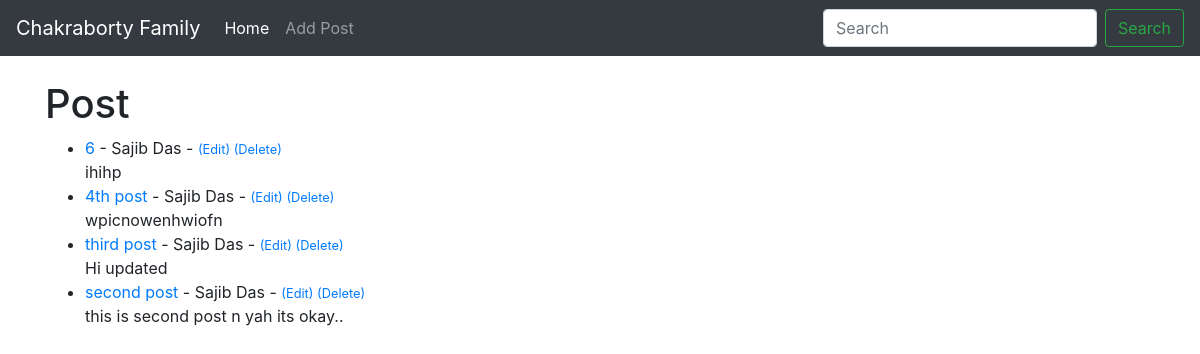
The page / on the database its author committed.
### theblog/models.py (models this page shows, shortened)
class Post(models.Model):
    title = models.CharField(max_length=255)
    title_tag = models.CharField(max_length=255, default='CHAKRABORTY FAMILY BLOG')
    author = models.ForeignKey(User, on_delete=models.CASCADE)
    body = models.TextField()

### theblog/views.py (the view)
# urls.py: path('', HomeView.as_view(), name='home'),
class HomeView(ListView):
    model = Post
    template_name = 'home.html'
    ordering = ['-id']

### theblog/templates/home.html
{% extends 'base.html' %}
{% block content %}
<h1> Post </h1>
<ul>
{% for post in object_list %}
    <li><a href='{% url 'article_details' post.pk %}'>{{ post.title }}
        </a> - {{ post.author.first_name }}
        {{ post.author.last_name }} -
        <small> <a href='{% url 'update_post' post.pk %}'>(Edit)</a>
            <a href='{% url  'delete_post' post.pk %}'>(Delete)</a>
        </small><br/>
    {{ post.body }}</li>
{% endfor%}
</ul>
{% endblock %}

### theblog/templates/base.html (shortened to what this page needs)
<!doctype html>
<html lang="en">
  <head>
    <link rel="stylesheet" href="https://stackpath.bootstrapcdn.com/bootstrap/4.5.0/css/bootstrap.min.css">
  </head>
  <body>
    <nav class="navbar navbar-expand-lg navbar-dark bg-dark">
        <a class="navbar-brand" href="{% url 'home' %}">Chakraborty Family</a>
        <div class="collapse navbar-collapse" id="navbarSupportedContent">
          <ul class="navbar-nav mr-auto">
            <li class="nav-item active">
              <a class="nav-link" href="{% url 'home' %}">Home <span class="sr-only">(current)</span></a>
            </li>
            <li class="nav-item">
              <a class="nav-link" href="{% url 'add_post' %}">Add Post</a>
            </li>
          </ul>
          <form class="form-inline my-2 my-lg-0">
            <input class="form-control mr-sm-2" type="search" placeholder="Search" aria-label="Search">
            <button class="btn btn-outline-success my-2 my-sm-0" type="submit">Search</button>
          </form>
        </div>
      </nav>
  <br/>
        <div class='container'>
            {% block content %}{% endblock %}
        </div>
  </body>
</html>

### rows shown on the page
Post: title "6", author.first_name "Sajib", author.last_name "Das", body "ihihp"
Post: title "4th post", author.first_name "Sajib", author.last_name "Das", body "wpicnowenhwiofn"
Post: title "third post", author.first_name "Sajib", author.last_name "Das", body "Hi updated"
Post: title "second post", author.first_name "Sajib", author.last_name "Das", body "this is second post n yah its okay.."
